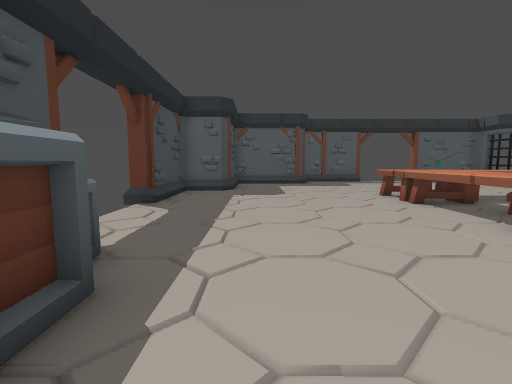
view 1 (above)

19 first-person views from a walk through a Godot game level. The camera is 1.2 m above the floor, tilts 6° down and sees 85° across. The floor is counted in squares, 1 m on a side. Each view is taken from the middle of a square. On the plan, view 1 faces up. The plan holds only what a view shows up to about 13 squares ahead; the rest is blank.

view 2
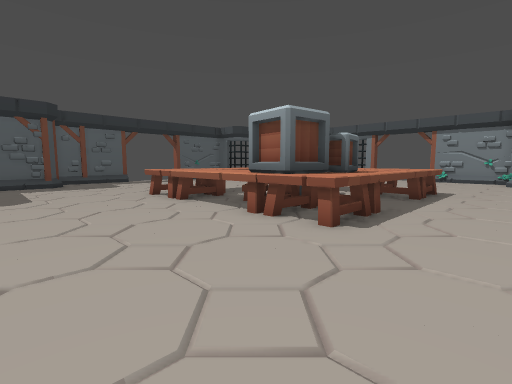

view 3
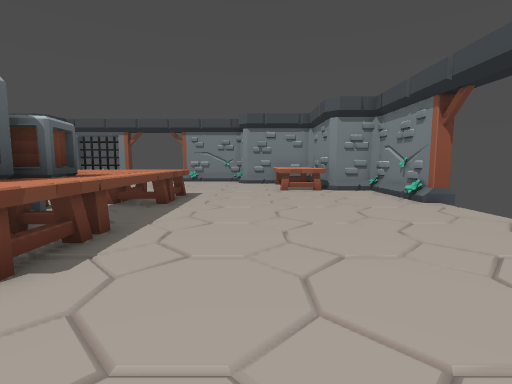

view 4
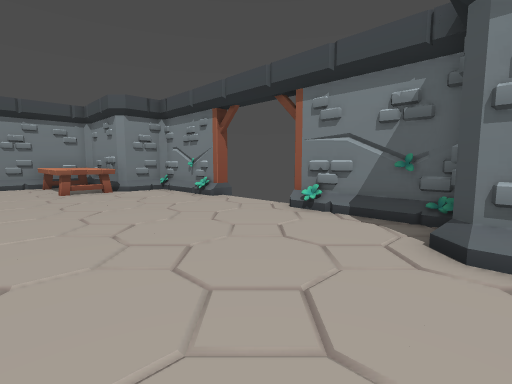

view 5
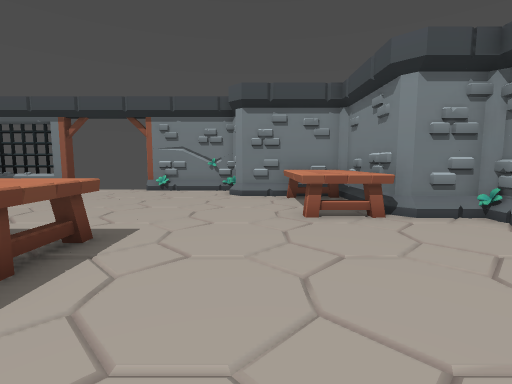

view 6
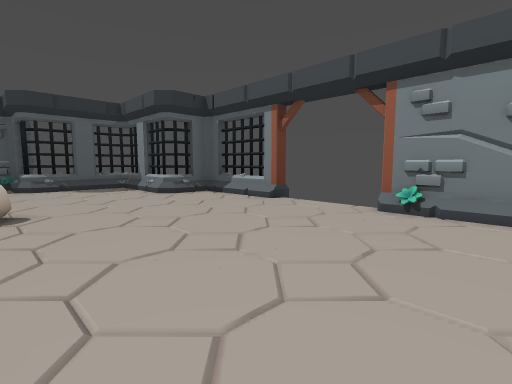

view 7
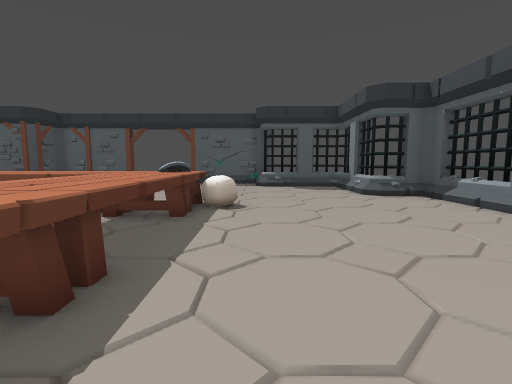

view 8
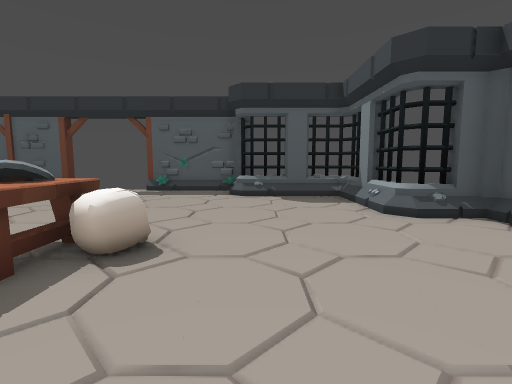

view 9
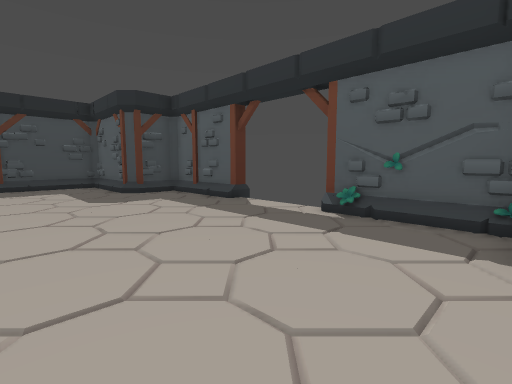

view 10
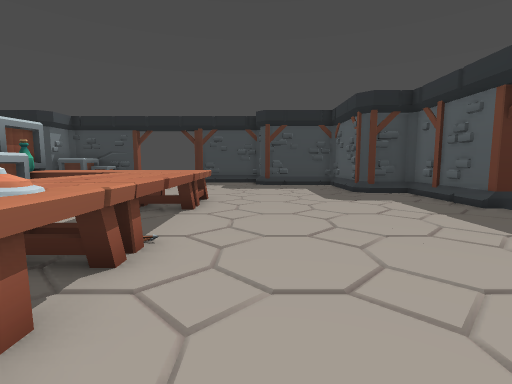

view 11
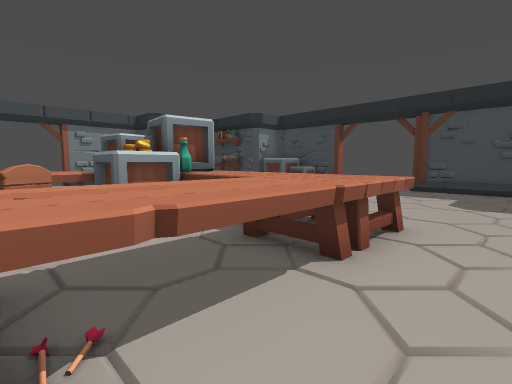

view 12
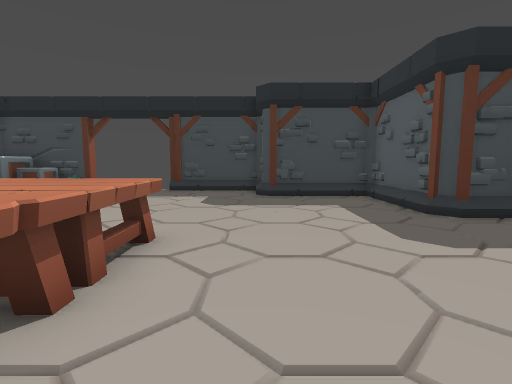

view 13
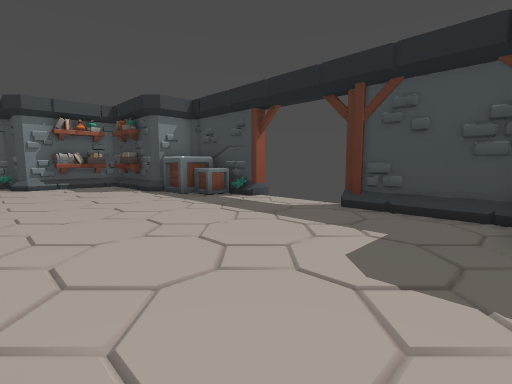

view 14
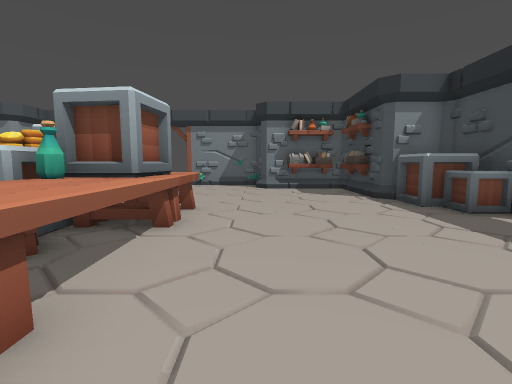

view 15
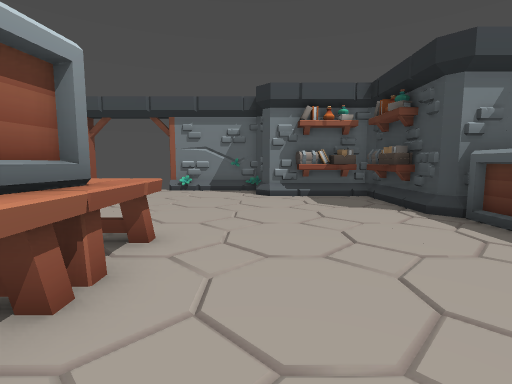

view 16
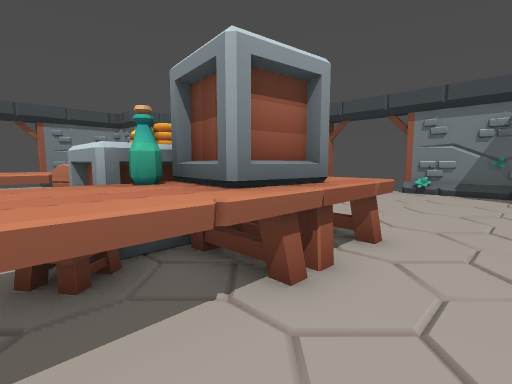

view 17
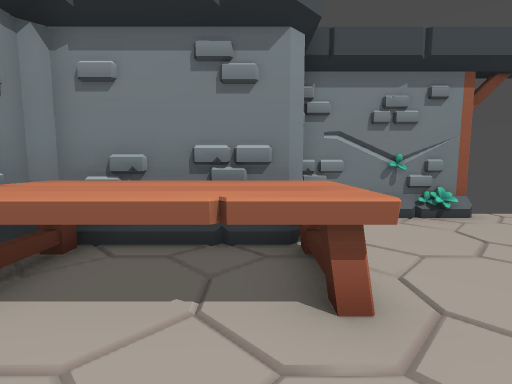

view 18
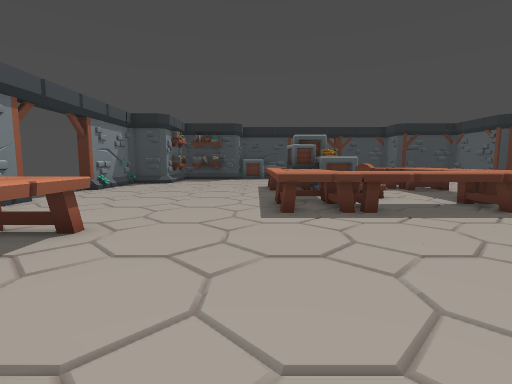

view 19
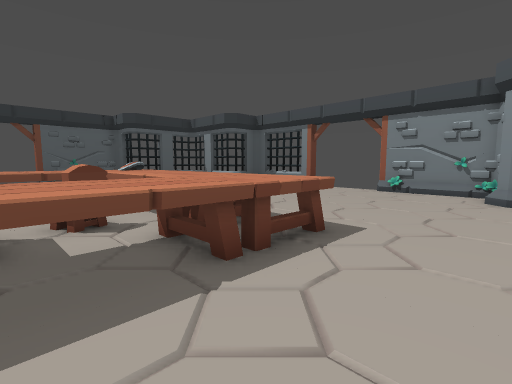

### Floor plan
Key: @ floor where view 1 was taken; # wall or solid block; . floor; = window, fence, low wall or low ledge; T table; B box; C chair; S skull; H shield; L bottle; O other object.
Columns run from 4 left of view 1 to 21 right of it. Each row starts with its distance up from view 1.
 19          ##
 18        ###.....#####
 17       ##..........=###=#
 16    ####............=...=
 15    #...................#
 14    #..................##
 13   ##..................=##
 12  ##....................=##
 11  #.......................#
 10  #.......TTTTTTHHS.......#
  9 ##.......TTTTTTTH........#
  8  ........TT ...TT........
  7  ........TT ...TT........
  6  ........TL BCCTT........
  5  ........BBOBT TT........
  4 ##.......BBBTTTTT.......#
  3  #B......TTBTTTTT.......#
  2  BB.....................#
  1  ##....................##
  0   ##@.................##
 -1    #..............TTTTT
 -2    #..............TTTT#
 -3    ####...........T#T##
 -4       ##..........##
 -5        ####....####
 -6           #    #

Positions as (right, up) in squares from view 1, and headings:
1: (0, 0), facing up
2: (0, 0), facing up-right
3: (2, 0), facing right
4: (2, 1), facing down-right
5: (8, 0), facing right
6: (13, 2), facing up-right
7: (14, 2), facing up
8: (15, 6), facing up
9: (14, 12), facing up-left
10: (14, 12), facing left
11: (10, 12), facing down-left
12: (9, 12), facing left
13: (4, 12), facing down-left
14: (3, 10), facing down
15: (3, 7), facing down
16: (3, 7), facing down-right
17: (15, 1), facing down
18: (19, 2), facing left
19: (8, 0), facing up-right
